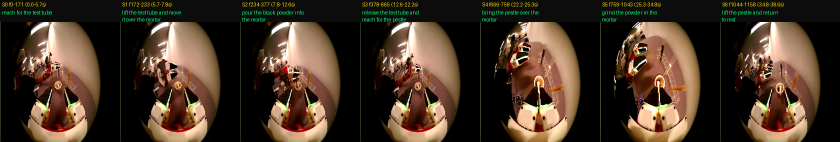
#> input picture mvt_annotations/ep000_storyboard.png, 1680 x 284 px (shown at 1/2 size)
$ python -i visualize_annotation_tracks.py   (imports and definitions only)
#> lines starting #> are read from the running program, lines starting #| are printed output that depends on the picture
#> further down, picture is the input picture: PIL image 1680x284 RGB; mean R, G, B 70.8, 54.2, 40
"""
Render multiple annotation tracks for one episode in a single image.

Rows:
  - keyframes from the episode video
  - state timeline
  - qwen timeline
  - fused timeline
  - optional stage timeline (reach/grasp/transport/place/release/adjust/done)

Examples:
  python visualize_annotation_tracks.py \
    --data /home/hillbot/black_smash_07/data/chunk-000 \
    --state annotations_state_07 \
    --qwen qwen_local_verify_07/verified_annotations \
    --fused annotations_fused_07 \
    --out compare_tracks_07

  python visualize_annotation_tracks.py ... \
    --stage-jsonl stage_annotation_results/run_xxx/stage_annotations_normalized.jsonl \
    --stage-label qwen-stage
"""
import argparse
import glob
import io
import json
import os
from pathlib import Path

import numpy as np
import pandas as pd
from PIL import Image, ImageDraw, ImageEnhance, ImageFont


SUBTASK_COLORS = [
    (255, 85, 85),
    (255, 176, 0),
    (255, 122, 0),
    (160, 112, 255),
    (0, 220, 90),
    (80, 160, 255),
    (255, 102, 204),
]

GEMINI_COLORS = {
    "reach": (90, 170, 255),
    "grasp": (255, 190, 70),
    "transport": (120, 220, 135),
    "place": (180, 130, 255),
    "release": (255, 115, 115),
    "adjust": (170, 170, 170),
    "done": (90, 210, 210),
    "global": (210, 210, 210),
}


# [8 lines left out: function font, not called in this run]


def enh(im, crop=0.6):
#> called with crop = 0.6
    if crop < 1.0:
        w, h = im.size
#> w = 1680; h = 284
        cw, ch = int(w * crop), int(h * crop)
#> cw = 1008; ch = 170
        im = im.crop(((w - cw) // 2, (h - ch) // 2, (w + cw) // 2, (h + ch) // 2))
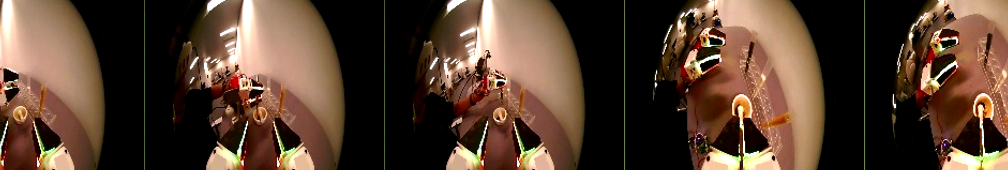
#> im: PIL image 1008x170 RGB; mean R, G, B 85.3, 62.6, 47.4
    arr = np.asarray(im.convert("RGB")).astype(np.float32)
    mean = arr.reshape(-1, 3).mean(0) + 1e-6
#> mean = [85.27, 62.62, 47.37]
    arr = np.clip(arr * (mean.mean() / mean), 0, 255)
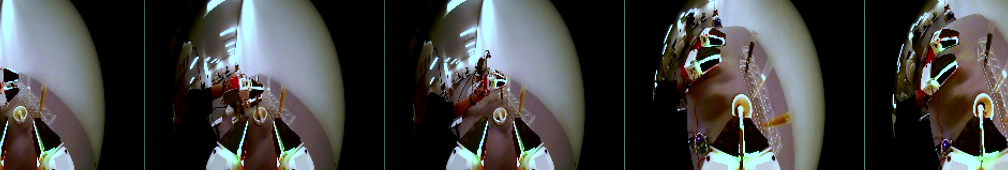
#> arr: shape (170, 1008, 3) float32; mean R, G, B 65.1, 64.9, 63.3
    lo, hi = np.percentile(arr, 2), np.percentile(arr, 98)
#> lo = 0; hi = 251.5
    arr = np.clip((arr - lo) / (hi - lo + 1e-6), 0, 1)
    arr = (arr ** 0.8) * 255
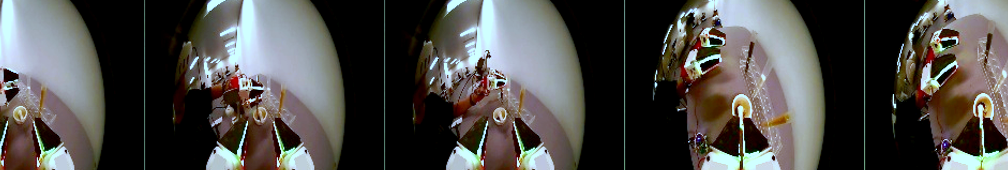
#> arr: shape (170, 1008, 3) float32; mean R, G, B 76.8, 75.1, 72.2
    return ImageEnhance.Contrast(Image.fromarray(arr.astype(np.uint8))).enhance(1.25)
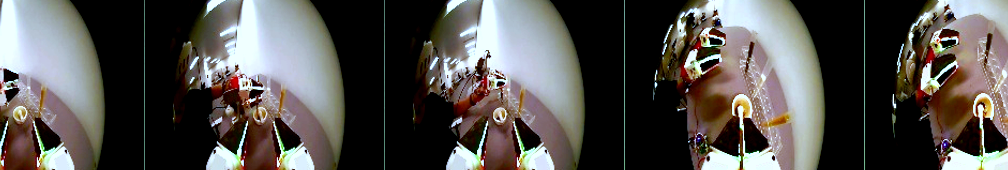
#> returned value: PIL image 1008x170 RGB; mean R, G, B 83.7, 80.6, 77.4


# [217 lines left out: functions load_doc, load_stage_jsonl, standard_segments, stage_segments, draw_timeline, episode_list and 2 more, not called in this run]


# [2 lines not run here, left out]

>>> from PIL import Image
>>> picture = Image.open('mvt_annotations/ep000_storyboard.png')
>>> result = enh(picture)
